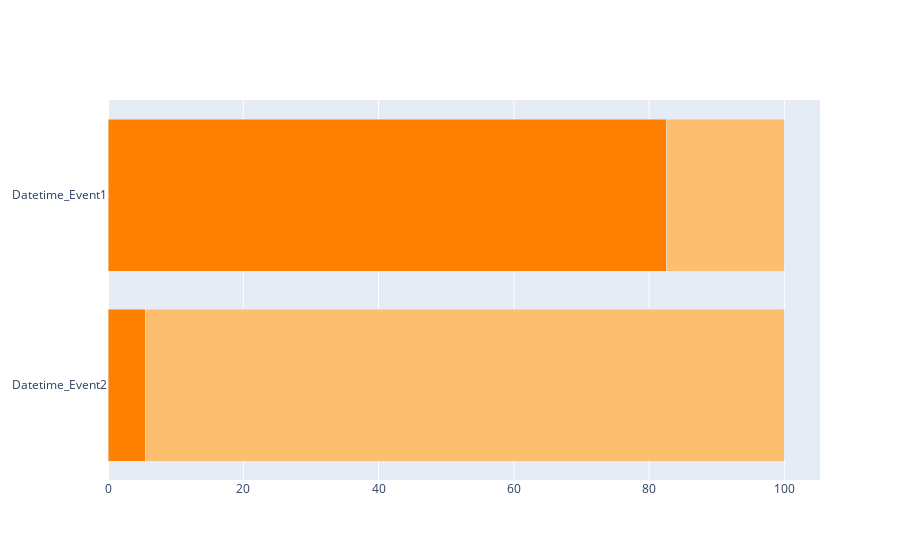

Notebook code for this chart:
### Code cell
BarPlotGenerator(summary_results, "timeliness").plot_bar()

### Figure 1 — Plotly figure (JSON) as saved in the notebook; plotly's stock layout.template omitted (floating-point values rounded to 4 significant figures)
{"data": [{"hoverinfo": "name+x", "marker": {"color": ["#ff7f00", "#ff7f00"]}, "name": "Good", "orientation": "h", "showlegend": false, "type": "bar", "x": [5.5, 82.57], "y": ["Datetime_Event2", "Datetime_Event1"]}, {"hoverinfo": "name+x", "marker": {"color": ["#fdbf6f", "#fdbf6f"]}, "name": "Bad", "orientation": "h", "showlegend": false, "type": "bar", "x": [94.5, 17.43], "y": ["Datetime_Event2", "Datetime_Event1"]}, {"hoverinfo": "name+x", "marker": {"color": ["#B2C3C6", "#B2C3C6"]}, "name": "NA", "orientation": "h", "showlegend": false, "type": "bar", "x": [0, 0], "y": ["Datetime_Event2", "Datetime_Event1"]}], "layout": {"barmode": "stack"}}
